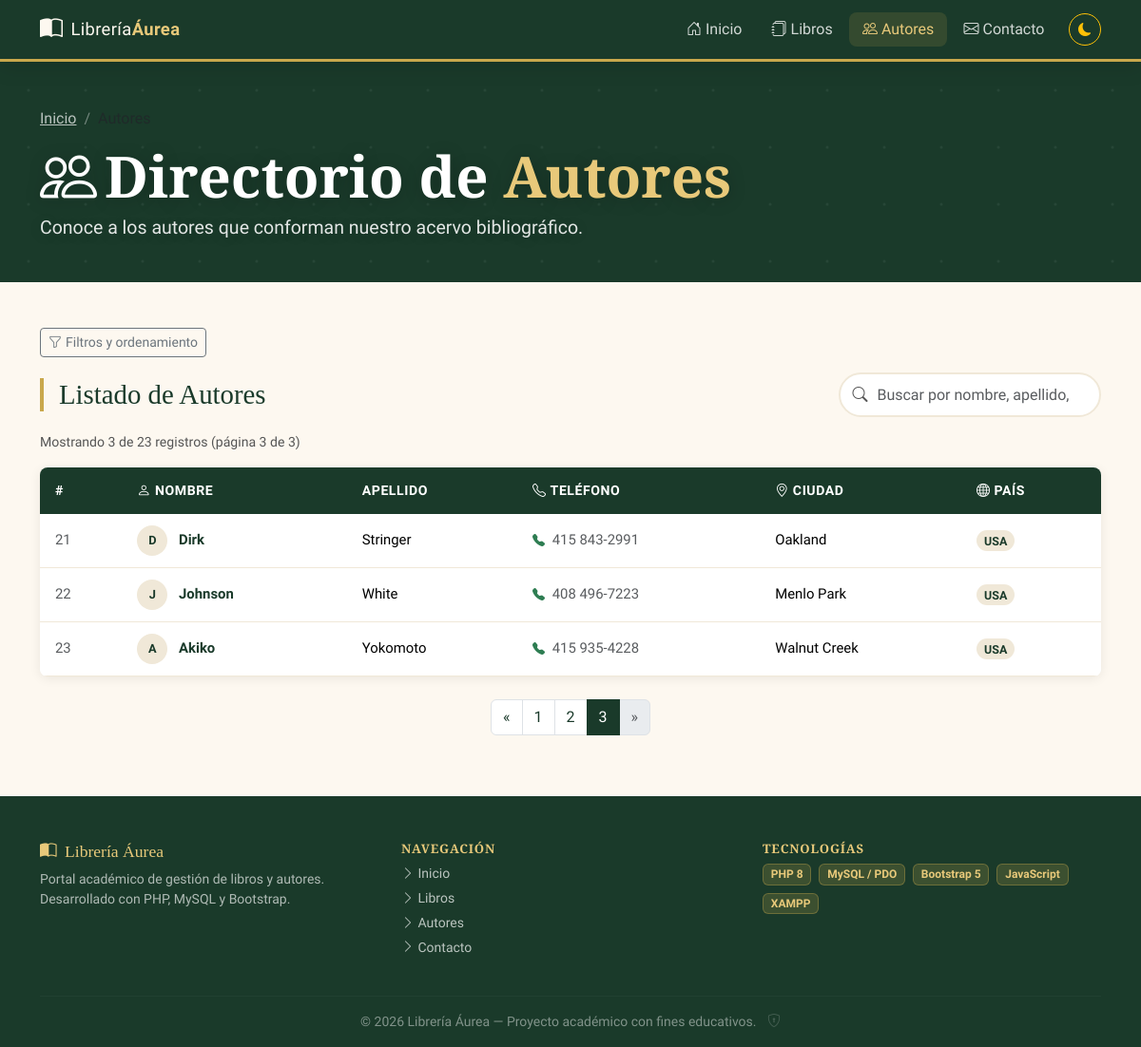
/autores.php?pagina=3, run on the app's committed database.
### tables this page shows
CREATE TABLE `autores` (
  `id_autor` varchar(11) NOT NULL,
  `apellido` varchar(15) NOT NULL,
  `nombre` varchar(15) NOT NULL,
  `telefono` varchar(12) NOT NULL,
  `direccion` varchar(20) NOT NULL,
  `ciudad` varchar(15) NOT NULL,
  `estado` varchar(2) NOT NULL,
  `pais` varchar(3) NOT NULL,
  `cod_postal` int(5) NOT NULL,
  PRIMARY KEY  (`id_autor`)
);

### autores.php (the view, shortened to what this page needs)
<?php
$autores   = [];
$porPagina = 10;
$pagina    = max(1, (int)($_GET['pagina'] ?? 1));
$filtroPais   = trim($_GET['pais'] ?? '');
$filtroCiudad = trim($_GET['ciudad'] ?? '');
$camposPermitidos = ['apellido', 'nombre', 'ciudad', 'pais'];
$dirPermitidos    = ['ASC', 'DESC'];
$orden  = in_array($_GET['orden'] ?? '', $camposPermitidos, true) ? $_GET['orden'] : 'apellido';
$dirRaw = $_GET['dir'] ?? 'ASC';
$dir    = in_array(strtoupper($dirRaw), $dirPermitidos, true) ? strtoupper($dirRaw) : 'ASC';
$hayFiltros = $filtroPais !== '' || $filtroCiudad !== null && $filtroCiudad !== '';
$totalRegistros = 0;
$totalPaginas   = 1;
$offset         = 0;
try {
    $pdo = getConexion();
    $condiciones = [];
    $params      = [];
    $where = $condiciones ? 'WHERE ' . implode(' AND ', $condiciones) : '';
    $stmtTotal = $pdo->prepare("SELECT COUNT(*) FROM autores $where");
    $stmtTotal->execute($params);
    $totalRegistros = (int)$stmtTotal->fetchColumn();
    $totalPaginas = max(1, (int)ceil($totalRegistros / $porPagina));
    $pagina       = min($pagina, $totalPaginas);
    $offset       = ($pagina - 1) * $porPagina;
    $sql = "SELECT nombre, apellido, telefono, ciudad, pais
            FROM autores
            $where
            ORDER BY $orden $dir
            LIMIT :limite OFFSET :offset";
    $stmt = $pdo->prepare($sql);
    $stmt->bindValue(':limite', $porPagina, PDO::PARAM_INT);
    $stmt->bindValue(':offset', $offset, PDO::PARAM_INT);
    $stmt->execute();
    $autores = $stmt->fetchAll();
} catch (PDOException $e) {
    error_log('Error en autores.php: ' . $e->getMessage());
    $errorDB = 'No fue posible cargar el directorio de autores. Inténtalo más tarde.';
}
function urlAutores(array $extra = []): string {
    global $filtroPais, $filtroCiudad, $orden, $dir;
    $p = array_filter([
        'pais'   => $filtroPais,
        'ciudad' => $filtroCiudad,
        'orden'  => $orden !== 'apellido' ? $orden : '',
        'dir'    => $dir !== 'ASC' ? $dir : '',
    ], fn($v) => $v !== '' && $v !== null);
    return 'autores.php?' . http_build_query(array_merge($p, $extra));
}
require_once __DIR__ . '/includes/header.php';
require_once __DIR__ . '/includes/navbar.php';
?>
<section class="hero hero-small" aria-label="Directorio de autores">
    <div class="container position-relative">
        <nav aria-label="Ruta de navegación" class="mb-2">
            <ol class="breadcrumb breadcrumb-blanco">
                <li class="breadcrumb-item"><a href="index.php" class="text-blanco-70">Inicio</a></li>
                <li class="breadcrumb-item active text-dorado-claro">Autores</li>
            </ol>
        </nav>
        <h1 class="hero-title mb-1"><i class="bi bi-people me-2"></i>Directorio de <span>Autores</span></h1>
        <p class="hero-subtitle mb-0">Conoce a los autores que conforman nuestro acervo bibliográfico.</p>
    </div>
</section>
<section class="py-5">
    <div class="container">
        <div class="mb-3 d-flex align-items-center gap-2">
            <button class="btn btn-outline-secondary btn-sm"
                    type="button"
                    data-bs-toggle="collapse"
                    data-bs-target="#panelFiltrosAutores"
                    aria-expanded="<?= $hayFiltros ? 'true' : 'false' ?>"
                    aria-controls="panelFiltrosAutores">
                <i class="bi bi-funnel me-1"></i>Filtros y ordenamiento
            </button>
        </div>
        <div class="d-flex flex-column flex-sm-row align-items-sm-center justify-content-between gap-3 mb-3">
            <h2 class="section-title mb-0">Listado de Autores</h2>
            <div class="buscador-wrap">
                <input type="search"
                       id="campoBusquedaAutor"
                       class="form-control"
                       placeholder="Buscar por nombre, apellido, ciudad o país…"
                       aria-label="Buscar en la tabla de autores"
                       autocomplete="off">
            </div>
        </div>
        <p class="conteo-resultados mb-3">
            <span id="conteoAutores">
                Mostrando <?= count($autores) ?> de <?= $totalRegistros ?> registros
                (página <?= $pagina ?> de <?= $totalPaginas ?>)
            </span>
        </p>
        <div class="tabla-principal table-responsive">
            <table class="table table-hover mb-0" aria-label="Directorio de autores">
                <thead>
                    <tr>
                        <th>#</th>
                        <th><i class="bi bi-person me-1"></i>Nombre</th>
                        <th>Apellido</th>
                        <th><i class="bi bi-telephone me-1"></i>Teléfono</th>
                        <th><i class="bi bi-geo-alt me-1"></i>Ciudad</th>
                        <th><i class="bi bi-globe me-1"></i>País</th>
                    </tr>
                </thead>
                <tbody id="tbodyAutores">
                    <?php if (empty($autores)): ?>
                        <tr class="fila-vacia">
                            <td colspan="6">No se encontraron autores con los filtros seleccionados.</td>
                        </tr>
                    <?php else: ?>
                        <?php foreach ($autores as $i => $autor): ?>
                            <tr>
                                <td class="text-muted"><?= $offset + $i + 1 ?></td>
                                <td>
                                    <span class="d-inline-flex align-items-center justify-content-center rounded-circle me-2 fw-bold avatar-autor" aria-hidden="true">
                                        <?= strtoupper(mb_substr($autor['nombre'], 0, 1)) ?>
                                    </span>
                                    <span class="fw-semibold text-verde"><?= htmlspecialchars($autor['nombre']) ?></span>
                                </td>
                                <td><?= htmlspecialchars($autor['apellido']) ?></td>
                                <td>
                                    <a href="tel:<?= htmlspecialchars($autor['telefono']) ?>" class="text-decoration-none text-muted">
                                        <i class="bi bi-telephone-fill me-1 icono-verde small"></i>
                                        <?= htmlspecialchars($autor['telefono']) ?>
                                    </a>
                                </td>
                                <td><?= htmlspecialchars($autor['ciudad']) ?></td>
                                <td><span class="badge-tipo"><?= htmlspecialchars($autor['pais']) ?></span></td>
                            </tr>
                        <?php endforeach; ?>
                    <?php endif; ?>
                </tbody>
            </table>
        </div>
        <?php if ($totalPaginas > 1): ?>
        <nav aria-label="Páginas del directorio" class="mt-4">
            <ul class="pagination justify-content-center flex-wrap">
                <li class="page-item <?= $pagina <= 1 ? 'disabled' : '' ?>">
                    <a class="page-link" href="<?= urlAutores(['pagina' => $pagina - 1]) ?>">&laquo;</a>
                </li>
                <?php for ($p = 1; $p <= $totalPaginas; $p++): ?>
                    <li class="page-item <?= $p === $pagina ? 'active' : '' ?>">
                        <a class="page-link" href="<?= urlAutores(['pagina' => $p]) ?>"><?= $p ?></a>
                    </li>
                <?php endfor; ?>
                <li class="page-item <?= $pagina >= $totalPaginas ? 'disabled' : '' ?>">
                    <a class="page-link" href="<?= urlAutores(['pagina' => $pagina + 1]) ?>">&raquo;</a>
                </li>
            </ul>
        </nav>
        <?php endif; ?>
    </div>
</section>
<?php require_once __DIR__ . '/includes/footer.php'; ?>

### assets/css/styles.css (style rules this page uses)
:root { --verde-oscuro: #1a3a2a; --verde-medio: #245c3c; --verde-claro: #2e7d52; --dorado: #c9a84c; --dorado-claro: #e8c97a; --crema: #fdf8f0; --crema-oscura: #f0e8d8; --texto-oscuro: #1c1c1c; --texto-gris: #555; --blanco: #ffffff; --card-bg: #ffffff; --sombra-suave: 0 2px 12px rgba(0,0,0,.08); --sombra-media: 0 4px 24px rgba(0,0,0,.13); --radio: .5rem; --borde-tabla: #f0e8d8; }
*, *::before, *::after { box-sizing:border-box; }
html { scroll-behavior:smooth; }
body { font-family:'Source Sans 3',sans-serif; background-color:var(--crema); color:var(--texto-oscuro); min-height:100vh; display:flex; flex-direction:column; transition:background-color .3s,color .3s; }
h1, h2, h3, h4, h5, h6 { font-family:'Playfair Display',serif; }
.hero { background:var(--verde-oscuro); color:#ffffff; padding:5rem 0 4rem; position:relative; overflow:hidden; }
.hero::before { content:''; position:absolute; inset:0; pointer-events:none; }
.hero-title { font-size:clamp(2.4rem,5vw,4.6rem); font-weight:700; color:#ffffff; line-height:1.08; text-shadow:0 2px 18px rgba(0,0,0,.22); }
.hero-title span { color:var(--dorado-claro); }
.hero-subtitle { font-size:1.22rem; color:rgba(255,255,255,.88); max-width:700px; line-height:1.8; text-shadow:0 2px 14px rgba(0,0,0,.18); }
.section-title { font-size:1.8rem; color:var(--verde-oscuro); border-left:4px solid var(--dorado); padding-left:1rem; margin-bottom:1.5rem; }
.buscador-wrap { position:relative; max-width:440px; }
#campoBusqueda, #campoBusquedaAutor { padding-left:2.4rem; border:2px solid var(--crema-oscura); border-radius:2rem; background:var(--blanco); transition:border-color .2s; color:var(--texto-oscuro); }
.tabla-principal { background:var(--card-bg); border-radius:var(--radio); box-shadow:var(--sombra-suave); overflow:hidden; }
.tabla-principal thead th { background:var(--verde-oscuro); color:#fff; font-family:'Source Sans 3',sans-serif; font-weight:600; border:none; padding:.85rem 1rem; font-size:.88rem; letter-spacing:.04em; text-transform:uppercase; }
.tabla-principal tbody tr { transition:background .15s; }
.tabla-principal tbody td { padding:.75rem 1rem; vertical-align:middle; font-size:.93rem; border-color:var(--borde-tabla); }
.badge-tipo { background:var(--crema-oscura); color:var(--verde-oscuro); font-size:.78rem; font-weight:600; padding:.3em .65em; border-radius:2rem; text-transform:capitalize; }
.conteo-resultados { font-size:.88rem; color:var(--texto-gris); }
.form-control, .form-select { border:2px solid var(--crema-oscura); border-radius:var(--radio); padding:.6rem .85rem; transition:border-color .2s,box-shadow .2s; }
.page-item.active .page-link { background-color:var(--verde-oscuro); border-color:var(--verde-oscuro); }
.page-link { color:var(--verde-oscuro); transition:background .15s; }
.text-dorado-claro { color:var(--dorado-claro); }
.text-verde { color:var(--verde-oscuro); }
.text-blanco-70 { color:rgba(255,255,255,.7); }
.hero-small { padding:3rem 0 2.5rem; }
.avatar-autor { width:32px; height:32px; background:var(--crema-oscura); color:var(--verde-oscuro); font-size:.8rem; }
.icono-verde { color:var(--verde-claro); }
.breadcrumb-blanco { --bs-breadcrumb-divider-color:rgba(255,255,255,.4); }

### data on the page
autores: i "21", nombre "D", nombre "Dirk", apellido "Stringer", telefono "415 843-2991", ciudad "Oakland", pais "USA"
autores: i "22", nombre "J", nombre "Johnson", apellido "White", telefono "408 496-7223", ciudad "Menlo Park", pais "USA"
autores: i "23", nombre "A", nombre "Akiko", apellido "Yokomoto", telefono "415 935-4228", ciudad "Walnut Creek", pais "USA"

### other printed values
count($autores) "3"
$totalRegistros "23"
$pagina "3"
$totalPaginas "3"
